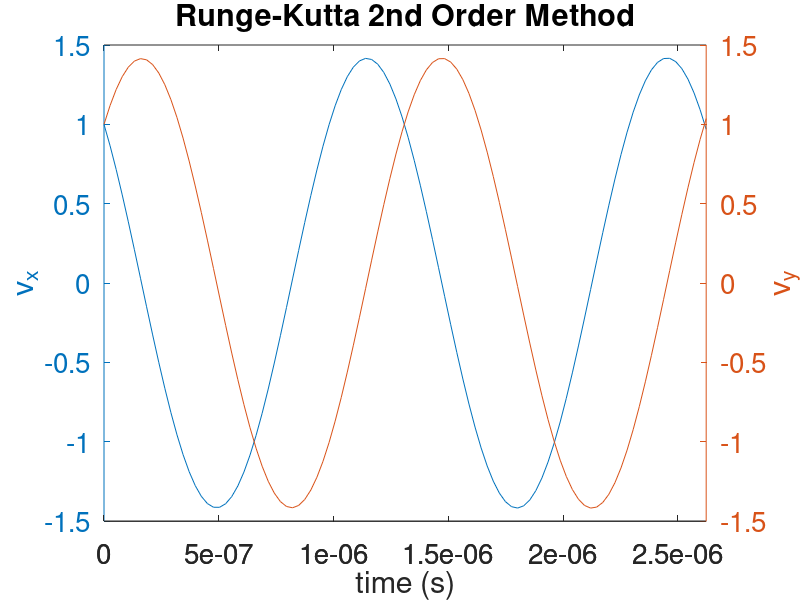
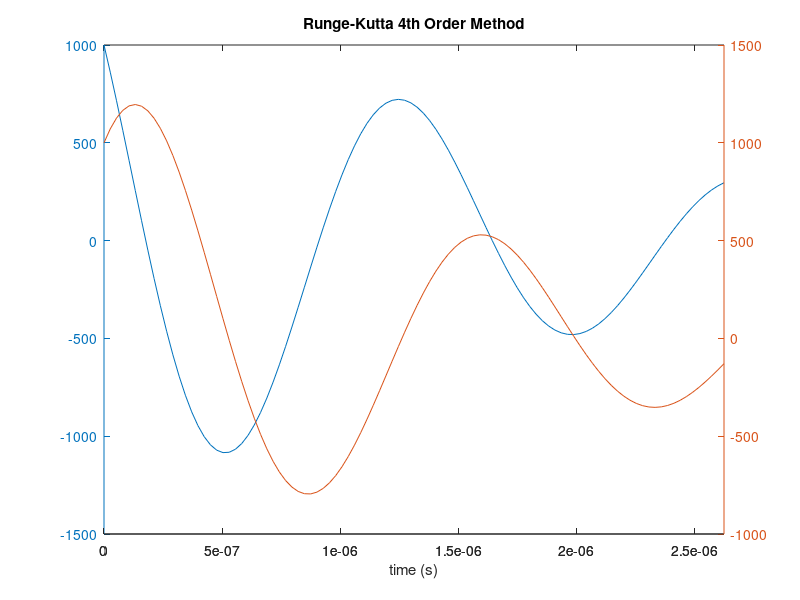
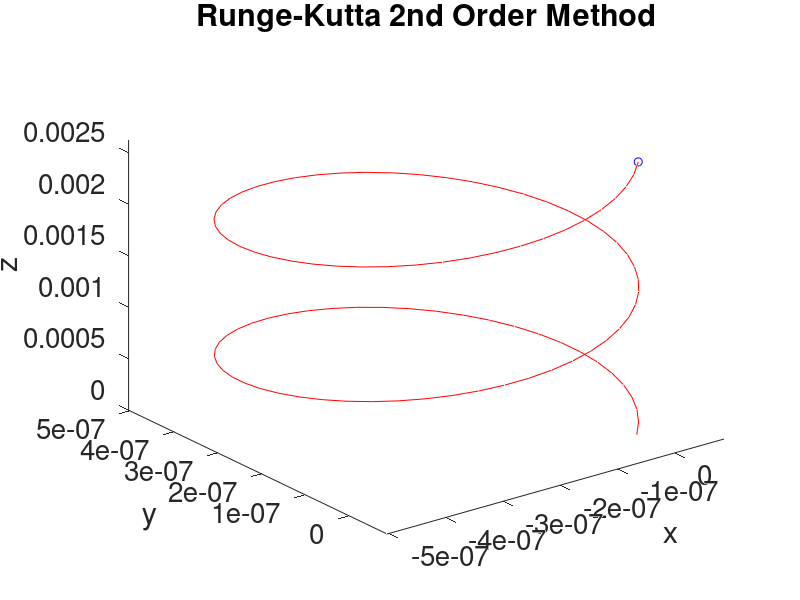
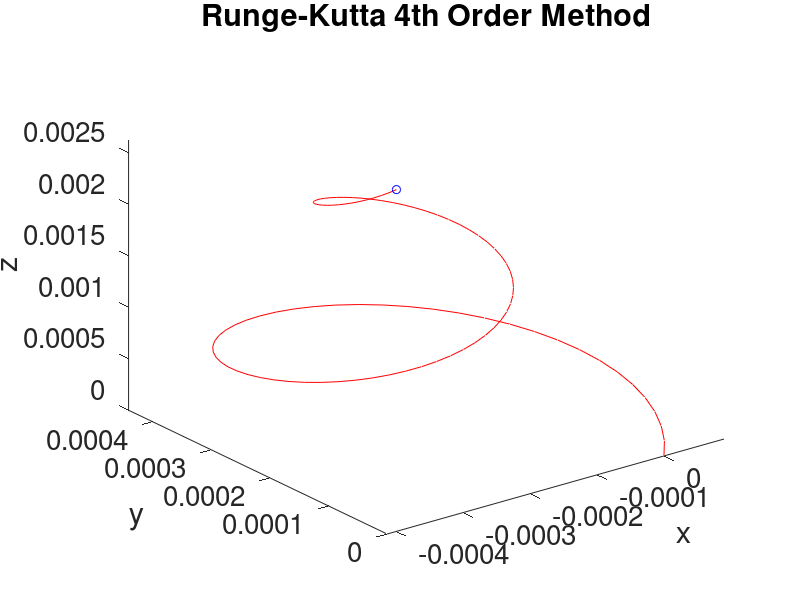

These charts were generated, in order, by the following MATLAB code:
%% RK2 and systems of equations, oscillating charge example
% charged particle moving in the x-y direction in a magnetic field which
% has only a z-component...
%
% m dv/dt = q v x B 
% (ma = F)
%
% v = (vx,vy); B=(0,0,B);
%
% Resulting in the following system of equations:
%    m dvx/dt = q vy B
%    m dvy/dt = -q vx B

q=-1.6e-19;
m=1.67e-31;
B=5e-6;
omega=q*B/m;    %frequency of oscillation (can be shown via solution by hand gives a SHO)
tmin=0;
tmax=2*2*pi/abs(omega);    % follow particle for one oscillation periods
t=linspace(tmin,tmax,100);
dt=t(2)-t(1);
lt=numel(t);

% RK2 Method
vx=zeros(1,lt);
vy=zeros(1,lt);
vx(1)=1;     % vx initial conditions
vy(1)=1;     % vy initial conditions
% Loop for applying RK2 to a system of two equations
for n=2:lt
    %step x and y components together, this is the half update
    vxhalf=vx(n-1)+dt/2*(omega*vy(n-1));
    vyhalf=vy(n-1)-dt/2*(omega*vx(n-1));
    
    %now the full update
    vx(n)=vx(n-1)+dt*(omega*vyhalf);
    vy(n)=vy(n-1)-dt*(omega*vxhalf);    
end %for

% %RK3 Method
% vx=zeros(1,lt);
% vy=zeros(1,lt);
% vx(1)=1e3;     % vx initial conditions
% vy(1)=1e3;     % vy initial conditions
% % Loop for applying RK3 to a system of two equations
% for n=2:lt
%     k1x=dt*(omega*vy(n-1));    %k1 for the x differential equation
%     k1y=-dt*(omega*vx(n-1));    %k1 for the y differential equation
%     
%     k2x=dt*omega*(vy(n-1)+k1y/2);
%     k2y=-dt*omega*(vx(n-1)+k1x/2);
%     
%     k3x=dt*omega*(vy(n-1)-k1y+2*k2y);
%     k3y=-dt*omega*(vx(n-1)-k1x+2*k2x); 
%     
%     vx(n)=vx(n-1)+1/6*(k1x+4*k2x+k3x);
%     vy(n)=vy(n-1)+1/6*(k1y+4*k2y+k3y);
% end %for


%RK4 method
vx4=zeros(1,lt);
vy4=zeros(1,lt);
vx4(1)=1e3;     % vx initial conditions
vy4(1)=1e3;     % vy initial conditions
% Loop for applying RK3 to a system of two equations
for n=2:lt
    k1x=dt*(omega*vy4(n-1));    %k1 for the x differential equation
    k1y=-dt*(omega*vx4(n-1));    %k1 for the y differential equation
    
    k2x=dt*omega*(vy4(n-1)+k1y/2);
    k2y=-dt*omega*(vx4(n-1)+k1x/2);
    
    k3x=dt*omega*(vy4(n-1)-k1y+2*k2y);
    k3y=-dt*omega*(vx4(n-1)-k1x+2*k2x); 
    
    k4x=dt*omega*(vy4(n-1)-k1y+2*k2y+k3y);
    k4y=-dt*omega*(vx4(n-1)-k1x+2*k2x+k3x); 
    
    vx4(n)=vx4(n-1)+1/6*(k1x+2*k2x+2*k3x+k4x);
    vy4(n)=vy4(n-1)+1/6*(k1y+2*k2y+2*k3y+k4x);
    
end %for


%RK2 Integrate velocity to get position as a fn. of time, this assumes that the
%particle is initially at x,y = (0,0)
x=cumtrapz(t,vx);    %Matlab built-in for accumulating an integral value
y=cumtrapz(t,vy);
vz=1e3;
z=vz*t;

%RK4 integrate velocity to get position as a fn. of time, this assumes that the
%particle is initially at x,y = (0,0)
x4=cumtrapz(t,vx4);
y4=cumtrapz(t,vy4);
vz4=1e3;
z4=vz4*t;


% Plot velocity solutions for both RK2 and RK4
figure(1);
ax=plotyy(t,vx,t,vy);
set(ax(1),'FontSize',20);
set(ax(2),'FontSize',20);
xlabel('time (s)');
ylabel(ax(1),'v_x');
ylabel(ax(2),'v_y');
title('Runge-Kutta 2nd Order Method');

figure(2);
ax4=plotyy(t,vx4,t,vy4);
set(ax(1),'FontSize',20);
set(ax(2),'FontSize',20);
xlabel('time (s)');
ylabel(ax(1),'v_x');
ylabel(ax(2),'v_y');
title('Runge-Kutta 4th Order Method');

% Comet plot demo
figure(3);
comet3(x,y,z);
set(gca,'FontSize',20);
xlabel('x');
ylabel('y');
zlabel('z');
title('Runge-Kutta 2nd Order Method');

figure(4);
comet3(x4,y4,z4);
set(gca,'FontSize',20);
xlabel('x');
ylabel('y');
zlabel('z');
title('Runge-Kutta 4th Order Method');
